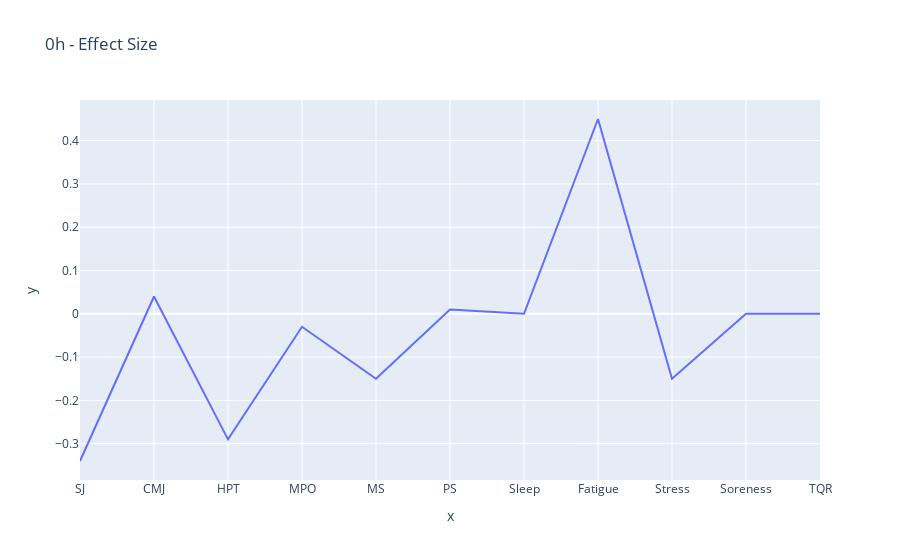

The notebook cell saved with this chart:
### Code cell
import plotly.express as px

fig = px.line(x=["SJ","CMJ","HPT","MPO","MS","PS","Sleep","Fatigue","Stress","Soreness","TQR"], y=[-0.34,0.04,-0.29,-0.03,-0.15,0.01,0,0.45,-0.15,0,0], title="0h - Effect Size")
print(fig)
fig.show()

### Figure 1 — Plotly figure (JSON) as saved in the notebook; plotly's stock layout.template omitted (floating-point values rounded to 4 significant figures)
{"data": [{"hovertemplate": "x=%{x}<br>y=%{y}<extra></extra>", "legendgroup": "", "line": {"color": "#636efa", "dash": "solid"}, "mode": "lines", "name": "", "orientation": "v", "showlegend": false, "type": "scatter", "x": ["SJ", "CMJ", "HPT", "MPO", "MS", "PS", "Sleep", "Fatigue", "Stress", "Soreness", "TQR"], "xaxis": "x", "y": [-0.34, 0.04, -0.29, -0.03, -0.15, 0.01, 0, 0.45, -0.15, 0, 0], "yaxis": "y"}], "layout": {"legend": {"tracegroupgap": 0}, "title": {"text": "0h - Effect Size"}, "xaxis": {"anchor": "y", "domain": [0, 1], "title": {"text": "x"}}, "yaxis": {"anchor": "x", "domain": [0, 1], "title": {"text": "y"}}}}
